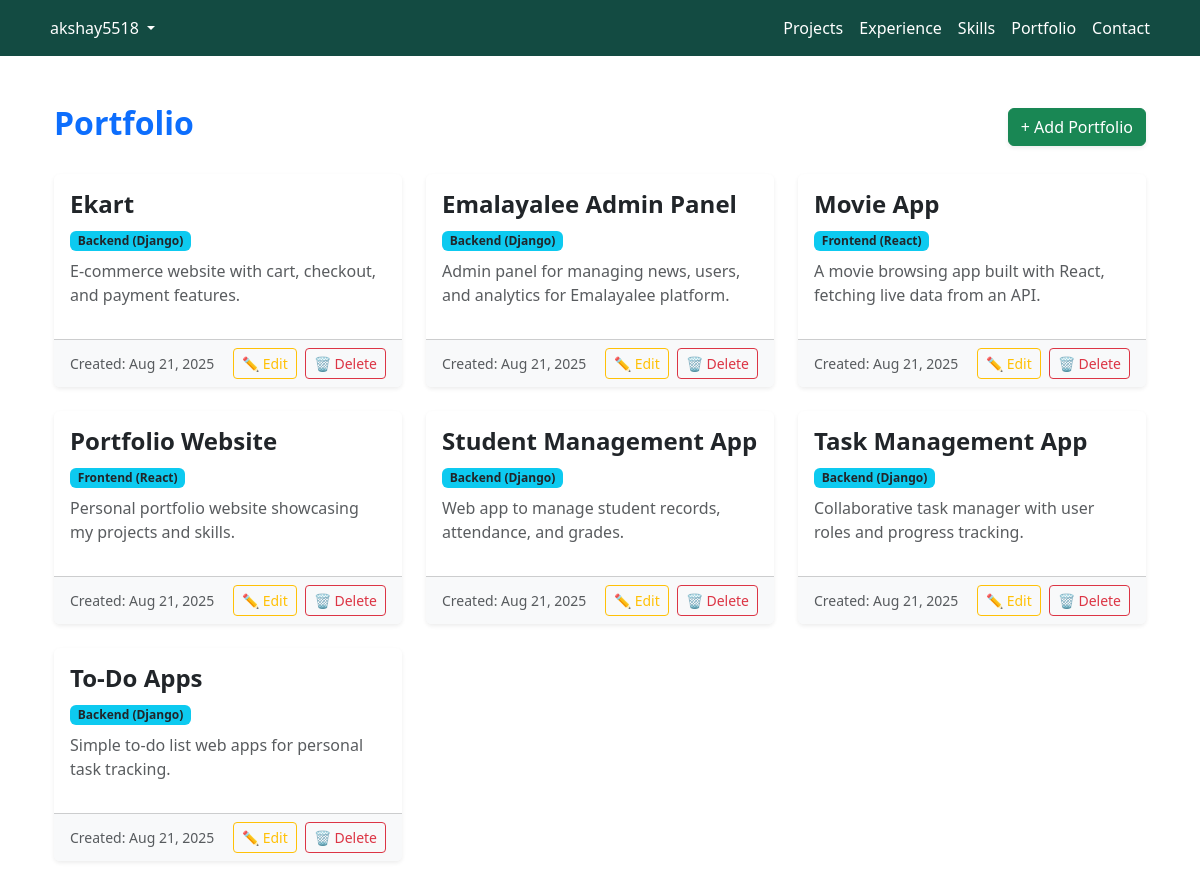
The app's page /portfolio/ (signed in), older data.
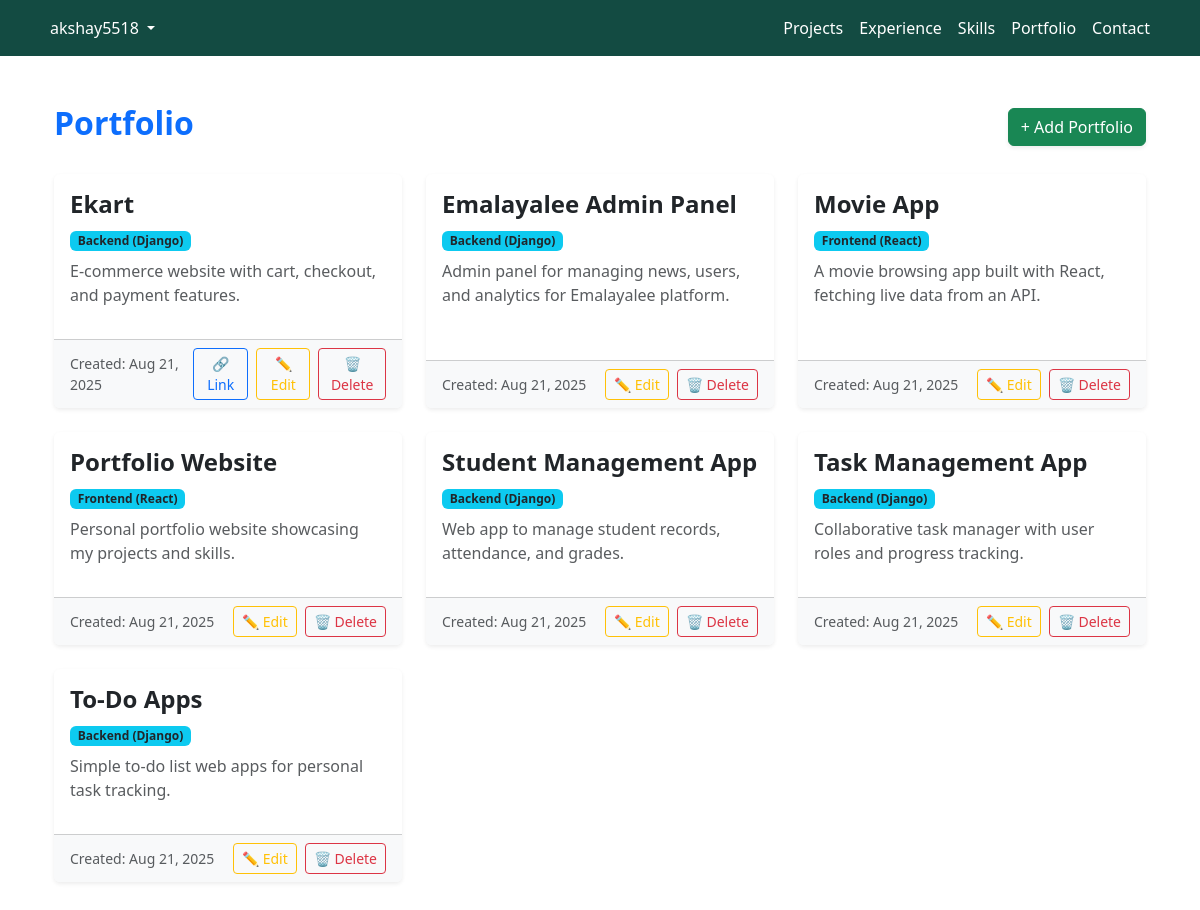
The same page, newer data.
### Portfolio_App/models.py (models this page shows, shortened)
class Portfolio(models.Model):
    title = models.CharField(max_length=100)
    category = models.TextField()
    description = models.TextField()
    link = models.URLField(blank=True, null=True)
    created_at = models.DateTimeField(auto_now_add=True)

### Portfolio_Admin_App/views.py (the view)
# urls.py: path("portfolio/", portfolio_dashboard, name="portfolio"),
@csrf_exempt
@login_required(login_url='login')
def portfolio_dashboard(request):
    portfolios = Portfolio.objects.all()
    return render(request, "portfolio.html", {"portfolios": portfolios})

### Portfolio_Admin_App/templates/portfolio.html (shortened to what this page needs)
{% extends "base.html" %}
{% block content %}
<div class="container py-4">
    <div class="d-flex justify-content-between align-items-center mb-4">
        <h2 class="fw-bold text-primary">Portfolio</h2>
        <a href="{% url 'portfolio_create' %}" class="btn btn-success shadow-sm">
            + Add Portfolio
        </a>
    </div>
    {% if portfolios %}
        <div class="row">
            {% for item in portfolios %}
                <div class="col-md-6 col-lg-4 mb-4">
                    <div class="card shadow-sm border-0 h-100 portfolio-card">
                        <div class="card-body">
                            <h4 class="card-title fw-semibold">{{ item.title }}</h4>
                            <span class="badge bg-info text-dark mb-2">{{ item.category }}</span>
                            <p class="text-muted">{{ item.description|truncatewords:20 }}</p>
                        </div>
                        <div class="card-footer d-flex justify-content-between align-items-center bg-light">
                            <small class="text-muted">
                                Created: {{ item.created_at|date:"M d, Y" }}
                            </small>
                            <div class="d-flex gap-2">
                                {% if item.link %}
                                    <a href="{{ item.link }}" target="_blank" class="btn btn-sm btn-outline-primary">
                                        🔗 Link
                                    </a>
                                {% endif %}
                                <a href="{% url 'portfolio_edit' item.pk %}" class="btn btn-sm btn-outline-warning">✏️ Edit</a>
                                <a href="{% url 'portfolio_delete' item.pk %}"
                                   class="btn btn-sm btn-outline-danger"
                                   onclick="return confirm('Are you sure you want to delete this item?');">
                                   🗑️ Delete
                                </a>
                            </div>
                        </div>
                    </div>
                </div>
            {% endfor %}
        </div>
    {% else %}
        <div class="alert alert-info text-center shadow-sm">
            No portfolio items available.
        </div>
    {% endif %}
</div>
{% endblock %}

### Portfolio_Admin_App/templates/base.html (shortened to what this page needs)
{% load static %}
<!DOCTYPE html>
<html lang="en">
<head>
    <link rel="stylesheet" href="https://cdn.jsdelivr.net/npm/bootstrap@5.3.2/dist/css/bootstrap.min.css">
    <link rel="stylesheet" href="{% static 'css/dashboard.css' %}">
    <link rel="stylesheet" href="{% static 'css/experience.css' %}">
</head>
<body>
    <nav class="navbar navbar-expand-lg" style="background-color: #134b42;">
        <div class="container">
            <div class="collapse navbar-collapse" id="navbarContent">
                {% if request.user.is_authenticated %}
                <ul class="navbar-nav me-auto mb-2 mb-lg-0 d-none d-lg-flex">
                    <li class="nav-item dropdown">
                        <a class="nav-link dropdown-toggle text-white" href="#" id="userDropdown" role="button"
                            data-bs-toggle="dropdown" aria-expanded="false">
                            {{ request.user.username }}
                        </a>
                    </li>
                </ul>
                <ul class="navbar-nav ms-auto mb-2 mb-lg-0">
                    <li class="nav-item d-none d-lg-block"><a class="nav-link text-white" href="{% url 'projects' %}">Projects</a></li>
                    <li class="nav-item d-none d-lg-block"><a class="nav-link text-white" href="{% url 'experience' %}">Experience</a></li>
                    <li class="nav-item d-none d-lg-block"><a class="nav-link text-white" href="{% url 'skills' %}">Skills</a></li>
                    <li class="nav-item d-none d-lg-block"><a class="nav-link text-white" href="{% url 'portfolio' %}">Portfolio</a></li>
                    <li class="nav-item d-none d-lg-block"><a class="nav-link text-white" href="{% url 'contact' %}">Contact</a>
                    </li>
                </ul>
                {% else %}
                <ul class="navbar-nav">
                    <li class="d-flex justify-content-start align-items-start text-white">AdminLogin</li>
                </ul>
                {% endif %}
            </div>
        </div>
    </nav>
    <div class="container mt-4">
        {% block content %}
        {% endblock %}
    </div>
</body>
</html>

Row changes from the older to the newer data that the page shows:
changed Portfolio "Ekart": now shows "🔗 Link"
